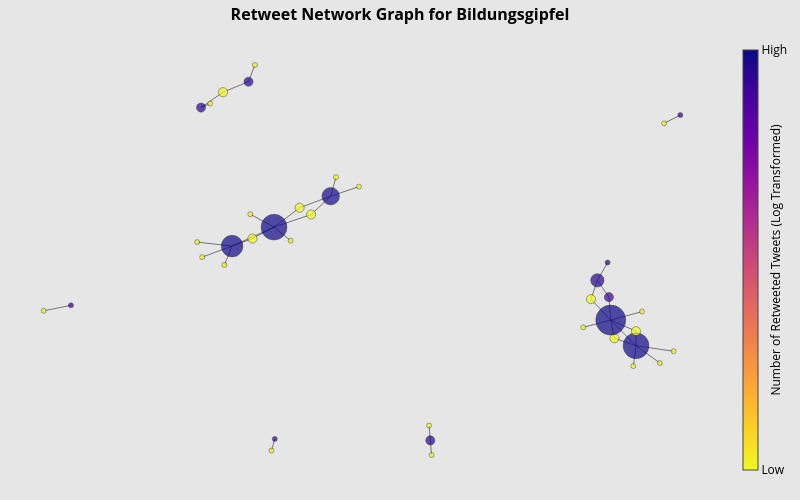

The code cell stored with this chart in its notebook:
### Markdown cell above
# Visualizing Follower Networks
The code below creates an interactive network visualization using Plotly. There are a number of different attributes to the plot worth noting:
- The nodes are colored by the number of retweeted tweets. Those with a number of retweeted tweets are colored blue and purple, and those who only retweet are colored yellow.
- Those with more connections in total are larger to make it easier to spot them.

### Code cell
# Create the graph and specify the layout of the graph
G = nx.from_pandas_edgelist(df, "retweeter", "tweeter")
pos = nx.drawing.layout.spring_layout(G)
nx.set_node_attributes(G, pos, "pos")

# Create a dictionary of nodes and their order
nodes_dict = {id: node for (id, node) in enumerate(G.nodes())}

# Gather edge positions for visualization
edge_x = []
edge_y = []
for edge in G.edges():
    x0_point, y0_point = G.nodes[edge[0]]["pos"]
    x1_point, y1_point = G.nodes[edge[1]]["pos"]
    edge_x.append(x0_point)
    edge_x.append(x1_point)
    edge_x.append(None)
    edge_y.append(y0_point)
    edge_y.append(y1_point)
    edge_y.append(None)

# Add edges as disconnected lines
edge_trace = go.Scatter(
    x=edge_x,
    y=edge_y,
    line=dict(width=0.5, color="#000000"),
    hoverinfo="none",
    mode="lines",
)

# Gather node positions for visualization
node_x = []
node_y = []
for node in G.nodes():
    x, y = G.nodes[node]["pos"]
    node_x.append(x)
    node_y.append(y)

# Iterate through the nodes and store the usernames and tweeting information
node_text = []
node_adjacencies = []
node_sizes = []
node_colors = []

# Iterate through the nodes and create the text to be shown on hover
for node_number, adjacencies in enumerate(G.adjacency()):
    node_text.append(  # Set the text to be shown on hover
        "Username: "
        + str(adjacencies[0])  # The username
        + "<br>"
        + "Number of Connections: "
        + str(len(adjacencies[1]))  # The number of connections
        + "<br>"
        + "Number of Retweeted Tweets: "
        + str(in_degrees[nodes_dict[node_number]])
        + "<br>"
        + "Number of Retweets: "
        + str(out_degrees[nodes_dict[node_number]])
    )
    node_adjacencies.append(len(adjacencies[1]))
    node_sizes.append(len(adjacencies[1]))
    node_colors.append(in_degrees[nodes_dict[node_number]])

# Log transform the color list for visualization purposes
node_colors = np.array(node_colors)
node_colors_temp = np.where(node_colors > 1.0e-10, node_colors, 1.0e-10)
node_colors_log = np.log10(node_colors_temp)

# Scale the size of the nodes between two values
scaler = MinMaxScaler(feature_range=(5, 30))
node_sizes = scaler.fit_transform(np.array(node_sizes).reshape(-1, 1))

# Plot the nodes
node_trace = go.Scatter(
    x=node_x,
    y=node_y,
    mode="markers",
    hoverinfo="text",
    marker=dict(
        showscale=True,
        colorscale="Plasma",  # For more colorscale options, go here: https://plotly.com/python/builtin-colorscales/
        reversescale=True,
        color=[],
        size=10,
        colorbar=dict(
            thickness=15,
            title="Number of Retweeted Tweets (Log Transformed)",
            titlefont=dict(size=12),
            xanchor="left",
            titleside="right",
            tickvals=[min(node_colors_log), max(node_colors_log)],
            ticktext=["Low", "High"],
        ),
        line=dict(color="Black", width=0.5),
    ),
)

# Set the size, color, and text of the nodes
node_trace.marker.size = node_sizes
node_trace.marker.color = node_colors_log
node_trace.text = node_text

# Customize and display the figure
fig = go.Figure(
    data=[edge_trace, node_trace],
    layout=go.Layout(
        title="<b>Retweet Network Graph for "
        + str(words)
        + "<b>",  # Set your title here
        title_x=0.5,
        titlefont_size=16,
        showlegend=False,
        paper_bgcolor="#e6e6e6",  # Set the background color (excluding the plot) here
        plot_bgcolor="#e6e6e6",  # Set the plot background color here
        font_color="#000000",
        hovermode="closest",
        margin=dict(b=20, l=5, r=5, t=40),
        xaxis=dict(showgrid=False, zeroline=False, showticklabels=False),
        yaxis=dict(showgrid=False, zeroline=False, showticklabels=False),
        width=800,  # Adjust the width of the plot
        height=500,  # Adjust the height of the plot
    ),
)
fig.show()

### Figure 1 — Plotly figure (JSON) as saved in the notebook; plotly's stock layout.template omitted (floating-point values rounded to 4 significant figures)
{"data": [{"hoverinfo": "none", "line": {"color": "#000000", "width": 0.5}, "mode": "lines", "type": "scatter", "x": [-0.5356, -0.5611, null, -0.5611, -0.4997, null, 0.7571, 0.6523, null, 0.6523, 0.7188, null, 0.6523, 0.6448, null, 0.6523, 0.652, null, 0.6523, 0.5921, null, 0.6523, 0.5818, null, 0.652, 0.5818, null, 0.5921, 0.5818, null, -0.4997, -0.4288, null, 0.5267, 0.5818, null, 0.5267, 0.5444, null, 0.5818, 0.5053, null, 0.5818, 0.6688, null, 0.5818, 0.5766, null, 0.5444, 0.5766, null, 0.5444, 0.573, null, -0.4109, -0.4288, null, -0.496, -0.4744, null, -0.4744, -0.5579, null, -0.4744, -0.3575, null, -0.4744, -0.4177, null, -0.4744, -0.572, null, -0.3575, -0.2539, null, -0.3575, -0.4177, null, -0.3575, -0.3112, null, -0.3575, -0.2861, null, -0.3575, -0.4237, null, -0.2861, -0.1994, null, -0.1994, -0.2539, null, -0.1994, -0.1206, null, -0.1994, -0.1847, null, 0.07498, 0.07835, null, 0.07835, 0.08198, null, 0.7304, 0.7757, null, -1, -0.924, null, -0.3646, -0.3554, null], "y": [0.7948, 0.7751, null, 0.7751, 0.8507, null, -0.4204, -0.3935, null, -0.3935, -0.4785, null, -0.3935, -0.4932, null, -0.3935, -0.3219, null, -0.3935, -0.3566, null, -0.3935, -0.2677, null, -0.3219, -0.2677, null, -0.3566, -0.2677, null, 0.8507, 0.902, null, -0.1648, -0.2677, null, -0.1648, -0.07241, null, -0.2677, -0.3033, null, -0.2677, -0.2258, null, -0.2677, -0.1549, null, -0.07241, -0.1549, null, -0.07241, 0.01466, null, 0.984, 0.902, null, 0.002921, 0.09565, null, 0.09565, 0.04149, null, 0.09565, 0.1885, null, 0.09565, 0.1323, null, 0.09565, 0.115, null, 0.1885, 0.2503, null, 0.1885, 0.1323, null, 0.1885, 0.1219, null, 0.1885, 0.2835, null, 0.1885, 0.2519, null, 0.2835, 0.3405, null, 0.3405, 0.2503, null, 0.3405, 0.3871, null, 0.3405, 0.433, null, -0.785, -0.8581, null, -0.8581, -0.9296, null, 0.6981, 0.7383, null, -0.2221, -0.1954, null, -0.908, -0.8506, null]}, {"hoverinfo": "text", "marker": {"color": [-10, 0.301, -10, 0.699, -10, -10, -10, -10, -10, -10, 0.7782, 0.301, -10, -10, -10, 0.301, 0, 0, -10, 0.699, -10, 0.699, -10, 0.6021, -10, -10, -10, 0.301, -10, -10, -10, -10, -10, -10, -10, 0, -10, 0, -10, 0], "colorbar": {"thickness": 15, "ticktext": ["Low", "High"], "tickvals": [-10, 0.7782], "title": {"font": {"size": 12}, "side": "right", "text": "Number of Retweeted Tweets (Log Transformed)"}, "xanchor": "left"}, "colorscale": [[0, "#0d0887"], [0.1111, "#46039f"], [0.2222, "#7201a8"], [0.3333, "#9c179e"], [0.4444, "#bd3786"], [0.5556, "#d8576b"], [0.6667, "#ed7953"], [0.7778, "#fb9f3a"], [0.8889, "#fdca26"], [1, "#f0f921"]], "line": {"color": "Black", "width": 0.5}, "reversescale": true, "showscale": true, "size": [[5], [9.167], [5], [25.83], [5], [5], [9.167], [9.167], [9.167], [9.167], [30], [13.33], [5], [5], [5], [9.167], [9.167], [5], [5], [21.67], [5], [25.83], [9.167], [17.5], [9.167], [9.167], [5], [9.167], [5], [5], [5], [5], [5], [5], [5], [5], [5], [5], [5], [5]]}, "mode": "markers", "text": ["Username: BerlinFokus<br>Number of Connections: 1<br>Number of Retweeted Tweets: 0<br>Number of Retweets: 1", "Username: schulkrise<br>Number of Connections: 2<br>Number of Retweeted Tweets: 2<br>Number of Retweets: 0", "Username: MoBurkhardt<br>Number of Connections: 1<br>Number of Retweeted Tweets: 0<br>Number of Retweets: 1", "Username: schule_anders<br>Number of Connections: 6<br>Number of Retweeted Tweets: 5<br>Number of Retweets: 1", "Username: HudsonBln<br>Number of Connections: 1<br>Number of Retweeted Tweets: 0<br>Number of Retweets: 1", "Username: Bot_TwLehrerZ<br>Number of Connections: 1<br>Number of Retweeted Tweets: 0<br>Number of Retweets: 1", "Username: SchuleInNot<br>Number of Connections: 2<br>Number of Retweeted Tweets: 0<br>Number of Retweets: 2", "Username: phil_dehne<br>Number of Connections: 2<br>Number of Retweeted Tweets: 0<br>Number of Retweets: 2", "Username: IntMigBerlin<br>Number of Connections: 2<br>Number of Retweeted Tweets: 0<br>Number of Retweets: 2", "Username: sirleschtov<br>Number of Connections: 2<br>Number of Retweeted Tweets: 0<br>Number of Retweets: 2", "Username: ciffi<br>Number of Connections: 7<br>Number of Retweeted Tweets: 6<br>Number of Retweets: 1", "Username: moritz_bm<br>Number of Connections: 3<br>Number of Retweeted Tweets: 2<br>Number of Retweets: 1", "Username: blume_bob<br>Number of Connections: 1<br>Number of Retweeted Tweets: 0<br>Number of Retweets: 1", "Username: susanneposselt<br>Number of Connections: 1<br>Number of Retweeted Tweets: 0<br>Number of Retweets: 1", "Username: AnnaThewalt<br>Number of Connections: 1<br>Number of Retweeted Tweets: 0<br>Number of Retweets: 1", "Username: Tagesspiegel<br>Number of Connections: 2<br>Number of Retweeted Tweets: 2<br>Number of Retweets: 0", "Username: Bildung_Table<br>Number of Connections: 2<br>Number of Retweeted Tweets: 1<br>Number of Retweets: 1", "Username: starkwatzinger<br>Number of Connections: 1<br>Number of Retweeted Tweets: 1<br>Number of Retweets: 0", "Username: Wiedemeyer2<br>Number of Connections: 1<br>Number of Retweeted Tweets: 0<br>Number of Retweets: 1", "Username: DGBSAN<br>Number of Connections: 5<br>Number of Retweeted Tweets: 5<br>Number of Retweets: 0", "Username: HilmarPreu<br>Number of Connections: 1<br>Number of Retweeted Tweets: 0<br>Number of Retweets: 1", "Username: SusanSziborra<br>Number of Connections: 6<br>Number of Retweeted Tweets: 5<br>Number of Retweets: 1", "Username: JchIsabelle<br>Number of Connections: 2<br>Number of Retweeted Tweets: 0<br>Number of Retweets: 2", "Username: HeleneThea<br>Number of Connections: 4<br>Number of Retweeted Tweets: 4<br>Number of Retweets: 0", "Username: Official__fabi<br>Number of Connections: 2<br>Number of Retweeted Tweets: 0<br>Number of Retweets: 2", "Username: frankelangmach<br>Number of Connections: 2<br>Number of Retweeted Tweets: 0<br>Number of Retweets: 2", "Username: SKuemy<br>Number of Connections: 1<br>Number of Retweeted Tweets: 0<br>Number of Retweets: 1", "Username: SpringerPflege<br>Number of Connections: 2<br>Number of Retweeted Tweets: 2<br>Number of Retweets: 0", "Username: traumradeln<br>Number of Connections: 1<br>Number of Retweeted Tweets: 0<br>Number of Retweets: 1", "Username: DougBORiordan<br>Number of Connections: 1<br>Number of Retweeted Tweets: 0<br>Number of Retweets: 1", "Username: GrueneFrakLSA<br>Number of Connections: 1<br>Number of Retweeted Tweets: 0<br>Number of Retweets: 1", "Username: dhelmich<br>Number of Connections: 1<br>Number of Retweeted Tweets: 0<br>Number of Retweets: 1", "Username: Sunnysun1234567<br>Number of Connections: 1<br>Number of Retweeted Tweets: 0<br>Number of Retweets: 1", "Username: LinkeMadeleine<br>Number of Connections: 1<br>Number of Retweeted Tweets: 0<br>Number of Retweets: 1", "Username: Table_Media_<br>Number of Connections: 1<br>Number of Retweeted Tweets: 0<br>Number of Retweets: 1", "Username: Berlin_Table<br>Number of Connections: 1<br>Number of Retweeted Tweets: 1<br>Number of Retweets: 0", "Username: Jack71302298<br>Number of Connections: 1<br>Number of Retweeted Tweets: 0<br>Number of Retweets: 1", "Username: ullamare<br>Number of Connections: 1<br>Number of Retweeted Tweets: 1<br>Number of Retweets: 0", "Username: berndliske<br>Number of Connections: 1<br>Number of Retweeted Tweets: 0<br>Number of Retweets: 1", "Username: IHKMagdeburg<br>Number of Connections: 1<br>Number of Retweeted Tweets: 1<br>Number of Retweets: 0"], "type": "scatter", "x": [-0.5356, -0.5611, 0.7571, 0.6523, 0.7188, 0.6448, 0.652, 0.5921, -0.4997, 0.5267, 0.5818, 0.5444, 0.5053, 0.6688, -0.4109, -0.4288, 0.5766, 0.573, -0.496, -0.4744, -0.5579, -0.3575, -0.2861, -0.1994, -0.2539, -0.4177, 0.07498, 0.07835, -0.1206, -0.572, -0.3112, -0.4237, 0.08198, -0.1847, 0.7304, 0.7757, -1, -0.924, -0.3646, -0.3554], "y": [0.7948, 0.7751, -0.4204, -0.3935, -0.4785, -0.4932, -0.3219, -0.3566, 0.8507, -0.1648, -0.2677, -0.07241, -0.3033, -0.2258, 0.984, 0.902, -0.1549, 0.01466, 0.002921, 0.09565, 0.04149, 0.1885, 0.2835, 0.3405, 0.2503, 0.1323, -0.785, -0.8581, 0.3871, 0.115, 0.1219, 0.2519, -0.9296, 0.433, 0.6981, 0.7383, -0.2221, -0.1954, -0.908, -0.8506]}], "layout": {"font": {"color": "#000000"}, "height": 500, "hovermode": "closest", "margin": {"b": 20, "l": 5, "r": 5, "t": 40}, "paper_bgcolor": "#e6e6e6", "plot_bgcolor": "#e6e6e6", "showlegend": false, "title": {"font": {"size": 16}, "text": "<b>Retweet Network Graph for Bildungsgipfel<b>", "x": 0.5}, "width": 800, "xaxis": {"showgrid": false, "showticklabels": false, "zeroline": false}, "yaxis": {"showgrid": false, "showticklabels": false, "zeroline": false}}}
